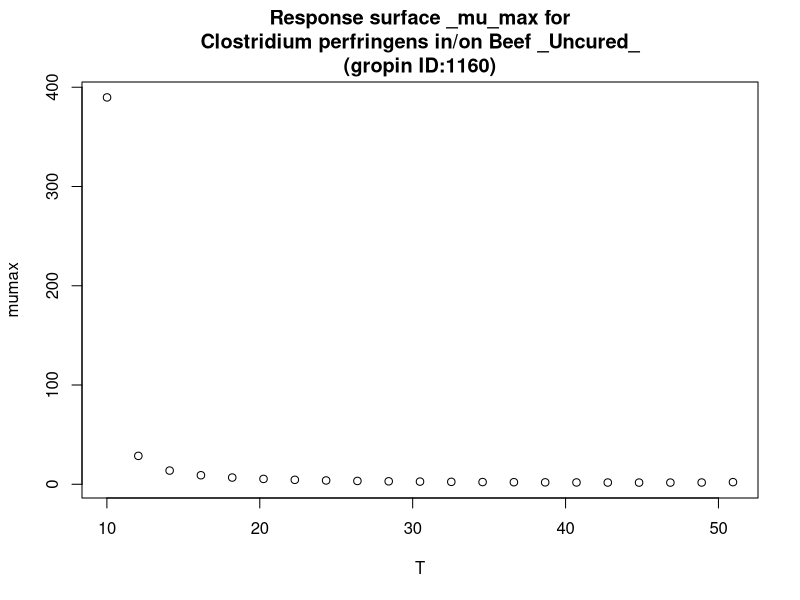

Write the R code that produced this figure.
#############################
# start of Parameter script
#############################
T <- seq(10.01,50.949050949051,length.out=21)
#############################
# end of Parameter script
#############################
############################# 
# start of Model script Gropin ID 1160 
#############################
 
# constant coefficients for this model
 
variables <- data.frame(T)
argumentsPar <- unique.data.frame(expand.grid(variables))
 
# heart of the model
response_surface <- function(T) {
   mumax <-((sqrt(0.050^2)*sqrt((T-10.15)^2)*sqrt((sqrt(1-exp(0.238*(T-53))))^2))^(-1))*log(1+(1/0.0699))

	return(mumax=mumax)
} 

# output parameters
responseSurface <- cbind(argumentsPar,response_surface(argumentsPar['T']))
colnames(responseSurface) <- c(colnames(argumentsPar),'mumax')
#############################
# End of Model script
#############################
############################# 
# start of Visualisation script Gropin ID 1160 
#############################
titleText <-'Response surface _mu_max for
Clostridium perfringens in/on Beef _Uncured_
(gropin ID:1160)'
plot(T,responseSurface$'mumax',xlab='T',
                          ylab='mumax',main=titleText)
#############################
# End of Visualisation script
#############################
